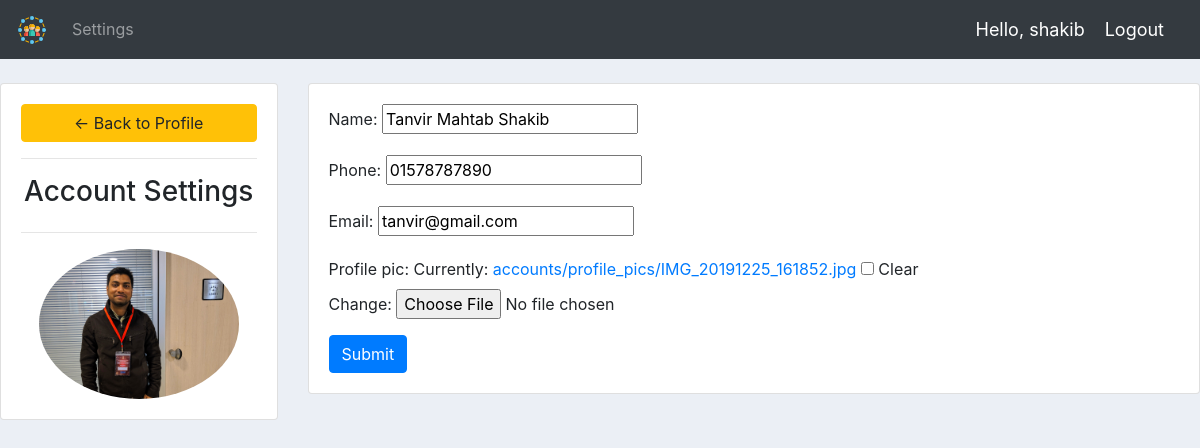
The page /profile_settings/ (signed in) on the database its author committed.
### accounts/models.py (models this page shows, shortened)
class Customer(models.Model):
	user = models.OneToOneField(User, null=True, blank=True, on_delete=models.CASCADE)
	name = models.CharField(max_length=200, null=True)
	phone = models.CharField(max_length=200, null=True)
	email = models.CharField(max_length=200, null=True)
	profile_pic = models.ImageField(upload_to='accounts/profile_pics',
					default="accounts/profile_pics/user.png",null=True, blank=True)
	date_created = models.DateTimeField(auto_now_add=True, null=True)

### accounts/decorators.py (the view)
		def wrapper_func(request, *args, **kwargs):
			group = None
			if request.user.groups.exists():
				group = request.user.groups.all()[0].name
			if group in allowed_roles:
				return view_func(request, *args, **kwargs)
			else:
				return HttpResponse('You are not authorized to view this page')

### accounts/forms.py
class CustomerForm(ModelForm):
	class Meta:
		model = Customer
		fields = '__all__'
		exclude = ['user']

### accounts/views.py (called while the page is built)
@login_required
@allowed_users(allowed_roles=['customer'])
def accountSettings(request):
	customer = request.user.customer
	form = CustomerForm(instance=customer)
	if request.method == 'POST':
		form = CustomerForm(request.POST, request.FILES,instance=customer)
		if form.is_valid():
			form.save()
	context = {'form':form}
	return render(request, 'accounts/account_settings.html', context)

### accounts/templates/accounts/account_settings.html (shortened to what this page needs)
{%  extends 'accounts/base.html' %}
{% load static %}
{% block bodyblock %}
<br>
<div class="row">
	<div class="col-md-3">
		<div class="card card-body">
			<a class="btn btn-warning" href="{% url 'accounts:index' %}"> &#8592; Back to Profile</a>
			<hr>
			<h3 style="text-align: center">Account Settings</h3>
			<hr>
			{% if request.user.customer.profile_pic %}
    		<img class="profile-pic" src="{{request.user.customer.profile_pic.url}}" >
			{% endif %}
		</div>
	</div>
	<div class="col-md-9">
		<div class="card card-body">
			<form method="POST" action="" enctype="multipart/form-data">
				{{form.as_p}}
			<input class="btn btn-primary" type="submit" name="Update Information">
			</form>
		</div>
	</div>
</div>
{% endblock %}

### accounts/templates/accounts/navbar.html (shortened to what this page needs)
{% load static %}
<nav class="navbar navbar-expand-lg navbar-dark bg-dark">
  <a class="navbar-brand" href="{% url 'accounts:index' %}">
    <img src="{% static 'accounts/images/logo.png' %}">
  </a>
  <div class="collapse navbar-collapse" id="navbarNavAltMarkup">
    <div class="navbar-nav">
      {% if request.user.is_staff %}
      <a class="nav-item nav-link active" href="{% url 'accounts:index' %}">Home</a>
      <a class="nav-item nav-link" href="{% url 'accounts:products' %}">Products</a>
      <a class="nav-item nav-link" href="#">Customer</a>
      {% else %}
       <li class="nav-item">
        <a class="nav-link" href="{% url 'accounts:profile_settings' %}">Settings</a>
      </li>
      {% endif %}
    </div>
  </div>
  <span class="hello-msg">Hello, {{request.user}}</span>
  <span ><a  class="hello-msg" href="{% url 'accounts:logout' %}">Logout</a></span>
</nav>

### accounts/static/accounts/css/main.css (style rules this page uses)
body { background-color: #ebeff5; }

### accounts/templates/accounts/navbar.html (style rules this page uses)
.hello-msg { font-size: 18px; color: #fff; margin-right: 20px; }

### accounts/templates/accounts/account_settings.html (style rules this page uses)
.profile-pic { max-width: 200px; max-height:200px; margin: 0 auto; border-radius: 50%; }

### rows shown on the page
Customer: name "Tanvir Mahtab Shakib", phone "01578787890", email "tanvir@gmail.com"

### other values the page prints
{{ request.user }} "shakib"
